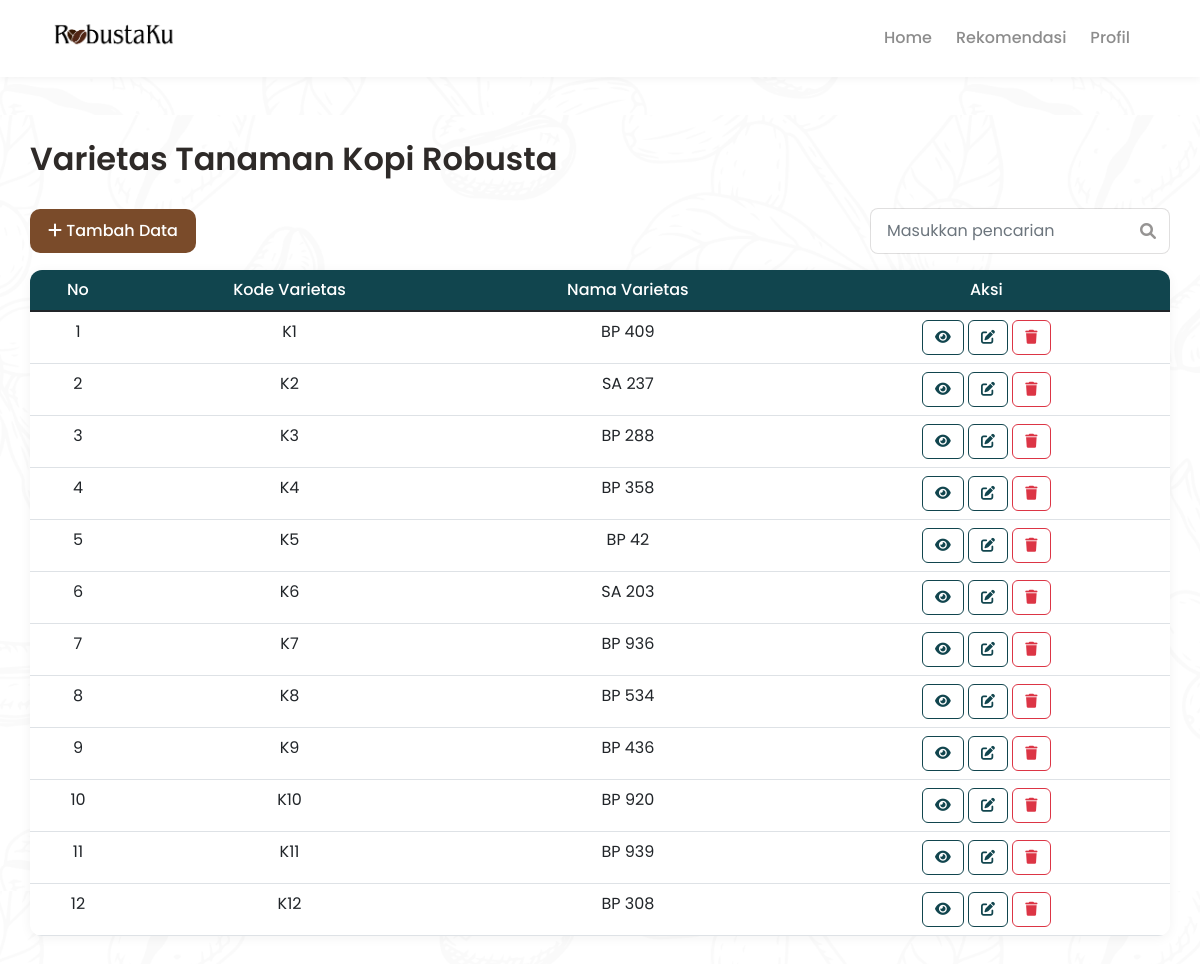
The app's page /varietas.php (signed in) with its own data.
### tables this page shows
CREATE TABLE `varietas` (
  `id_varietas` int(11) NOT NULL,
  `kode_varietas` varchar(20) NOT NULL,
  `nama_varietas` varchar(20) NOT NULL
);

### varietas.php (the view, shortened to what this page needs)
<?php
include "koneksi.php";
$query = mysqli_query($koneksi, "SELECT * FROM varietas ORDER BY id_varietas ASC");
?>
<!DOCTYPE html>
<html lang="id">
<head>
    <link href="https://cdn.jsdelivr.net/npm/bootstrap@5.1.3/dist/css/bootstrap.min.css" rel="stylesheet">
    <link rel="stylesheet" href="https://cdnjs.cloudflare.com/ajax/libs/font-awesome/6.0.0/css/all.min.css">
    <link rel="stylesheet" href="css/style.css">
</head>
<body>
    <nav class="navbar navbar-expand-lg navbar-custom">
        <div class="container">
            <div class="brand-wrap">
                <a href="homepage.php"><img src="assets/img/logo_robustaku.png" alt="RobustaKu Logo"></a>
            </div>
            <div class="collapse navbar-collapse justify-content-end" id="navMenu">
                <ul class="navbar-nav align-items-center me-3">
                    <li class="nav-item"><a class="nav-link unactive" href="homepage.php">Home</a></li>
                    <li class="nav-item"><a class="nav-link unactive" href="rekomendasi.php">Rekomendasi</a></li>
                    <li class="nav-item"><a class="nav-link unactive" href="profil.php">Profil</a></li>
                </ul>
            </div>
        </div>
    </nav>
    <div class="container container-content">
        <h2>Varietas Tanaman Kopi Robusta</h2>
        <div class="d-flex justify-content-between align-items-center mb-3">
            <button class="btn-primary" data-bs-toggle="modal" data-bs-target="#modalTambah">
                <i class="fas fa-plus"></i> Tambah Data
            </button>
            <div class="search-box">
                <input type="text" id="searchInput" class="form-control" placeholder="Masukkan pencarian">
                <i class="fas fa-search"></i>
            </div>
        </div>
        <div class="table-container">
            <table class="table table-hover mb-0" id="dataTable">
                <thead>
                    <tr>
                        <th>No</th>
                        <th>Kode Varietas</th>
                        <th>Nama Varietas</th>
                        <th>Aksi</th>
                    </tr>
                </thead>
                <tbody>
                    <?php
                    $no = 1;
                    while ($data = mysqli_fetch_array($query)) {
                        $id_var = $data['id_varietas'];
                        $query_sub_edit = mysqli_query($koneksi, "SELECT id_subkriteria FROM matriks WHERE id_varietas = '$id_var' ORDER BY id_kriteria ASC");
                        $sub_array = [];
                        while ($sub_row = mysqli_fetch_array($query_sub_edit)) {
                            $sub_array[] = $sub_row['id_subkriteria'];
                        }
                        $sub_json = json_encode($sub_array);
                        echo "<tr>
                                <td>{$no}</td>
                                <td>{$data['kode_varietas']}</td>
                                <td>{$data['nama_varietas']}</td>
                                <td>
                                    <button class='btn-view' onclick='viewData({$data['id_varietas']}, \"{$data['kode_varietas']}\", \"{$data['nama_varietas']}\", {$sub_json})'>
                                        <i class='fas fa-eye'></i>
                                    </button>
                                    <button class='btn-edit' onclick='editData({$data['id_varietas']}, \"{$data['kode_varietas']}\", \"{$data['nama_varietas']}\", {$sub_json})'>
                                        <i class='fas fa-edit'></i>
                                    </button>
                                    <button class='btn-hapus' onclick='hapusData({$data['id_varietas']}, \"{$data['kode_varietas']}\")'>
                                        <i class='fas fa-trash'></i>
                                    </button>
                                </td>
                            </tr>";
                        $no++;
                    }
                    ?>
                </tbody>
            </table>
        </div>
    </div>
    <body class="page-varietas">
    </body>
</body>
</html>

### css/style.css (style rules this page uses)
:root { --robusta-brown: #7a4b2a; --robusta-brown-dark: #6b3f22; --text-dark: #2e2a28; --overlay: rgba(0,0,0,0.45); }
html, body { padding-top: 50px; height: 100%; margin: 0; font-family: "Poppins", sans-serif; -webkit-font-smoothing: antialiased; -moz-osx-font-smoothing: grayscale; color: var(--text-dark); background-color: #ffffff; background-image: url('../assets/img/coffeepattern.png'); background-attachment: fixed; background-repeat: repeat; background-position: center; background-size: 100%; }
.navbar-custom { position: fixed; top: 0; left: 0; right: 0; width: 100%; background: #fff; padding: 14px 0; box-shadow: 0 2px 8px rgba(0,0,0,0.05); z-index: 9999 !important; }
.navbar .container { max-width: 1140px; }
.brand-wrap { display: flex; align-items: center; gap: 12px; }
.brand-wrap img { width: 140px; height: auto; display: block; }
.nav-link { color: var(--robusta-brown); font-weight: 600; padding: 8px 12px; }
.navbar .nav-link.unactive { color: rgba(0,0,0,0.45); font-weight: 500; padding: 8px 12px; }
.container-content { padding: 40px 0; }
h2 { font-weight: 600; color: var(--text-dark); margin-bottom: 30px; }
.btn-primary { background: var(--robusta-brown); color: #fff; border: none; padding: 10px 18px; border-radius: 10px; font-weight:500; }
.table-container { background: #fff; border-radius: 12px; box-shadow: 0 2px 12px rgba(0,0,0,0.05); overflow: hidden; margin-bottom: 30px; }
table { margin: 0; }
thead { background: #11454E; color: #fff; }
thead th { font-weight: 500; padding: 16px; border: none; text-align: center; }
tbody td { padding: 14px 16px; vertical-align: center; text-align: center; }
tbody tr { padding: 14px 16px; vertical-align: center; }
.btn-view { background: transparent; border: 1px solid #11454E; color: #11454E; padding: 6px 12px; border-radius: 6px; font-size: 14px; cursor: pointer; }
.btn-edit { background: transparent; border: 1px solid #11454E; color: #11454E; padding: 6px 12px; border-radius: 6px; font-size: 14px; cursor: pointer; }
.btn-hapus { background: transparent; border: 1px solid #dc3545; color: #dc3545; padding: 6px 12px; border-radius: 6px; font-size: 14px; cursor: pointer; }
.search-box { position: relative; max-width: 300px; }
.search-box input { border-radius: 8px; border: 1px solid rgba(46,42,40,0.15); padding: 10px 40px 10px 16px; width: 100%; }
.search-box i { position: absolute; right: 14px; top: 50%; transform: translateY(-50%); color: rgba(46,42,40,0.5); }

### records on screen
varietas: kode_varietas "K1", nama_varietas "BP 409"
varietas: kode_varietas "K2", nama_varietas "SA 237"
varietas: kode_varietas "K3", nama_varietas "BP 288"
varietas: kode_varietas "K4", nama_varietas "BP 358"
varietas: kode_varietas "K5", nama_varietas "BP 42"
varietas: kode_varietas "K6", nama_varietas "SA 203"
varietas: kode_varietas "K7", nama_varietas "BP 936"
varietas: kode_varietas "K8", nama_varietas "BP 534"
varietas: kode_varietas "K9", nama_varietas "BP 436"
varietas: kode_varietas "K10", nama_varietas "BP 920"
varietas: kode_varietas "K11", nama_varietas "BP 939"
varietas: kode_varietas "K12", nama_varietas "BP 308"
